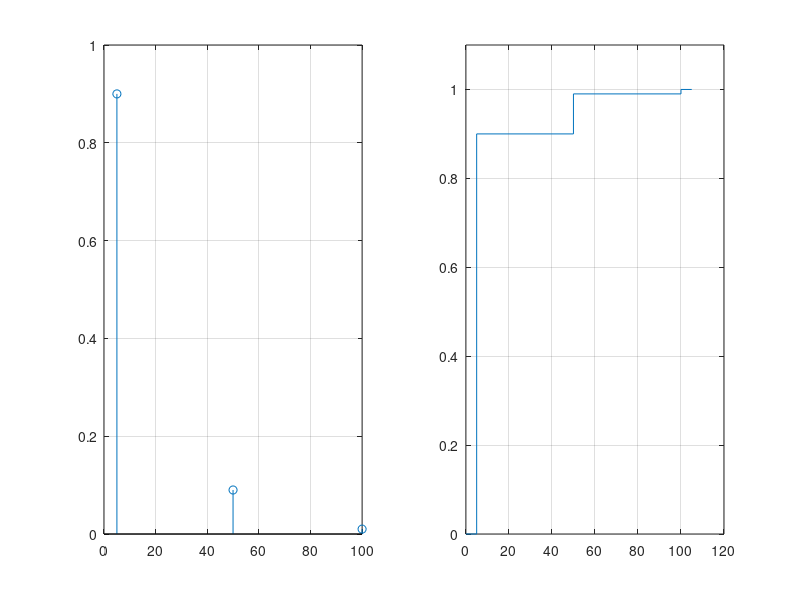

MATLAB code to generate this figure:
%% 90 notas de 5, 9 notas de 50, 1 nota de 100.
%% Prob de cada caso elementar é de 1%

Sx = [5, 50, 100]; % Espaço de amostragem 
    
probs = [0.9, 0.09, 0.01];

%2.2
figure(1)
subplot(1,2,1)
stem(Sx, probs)
grid on

%2.3
subplot(1,2,2)
pacumul = cumsum(probs);
stairs([0, Sx, 105], [0 pacumul 1])
ylim([0, 1.1])
grid on 




